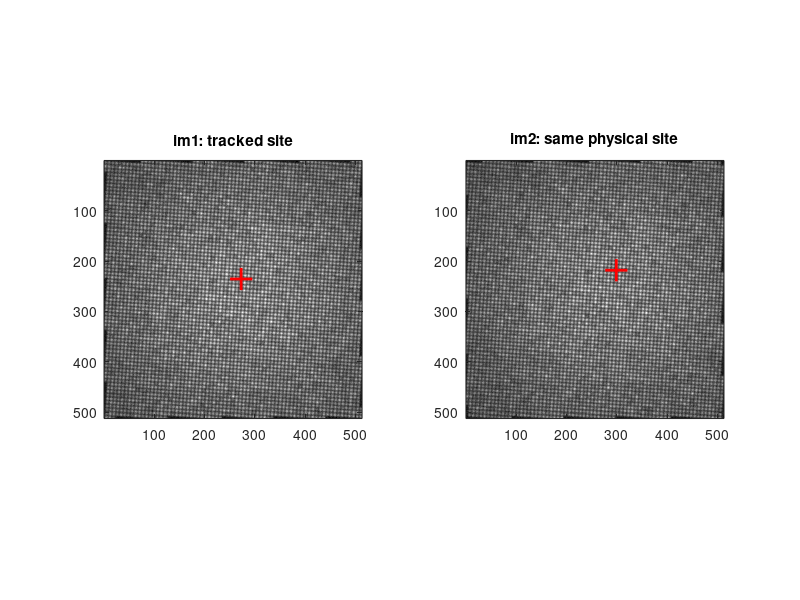
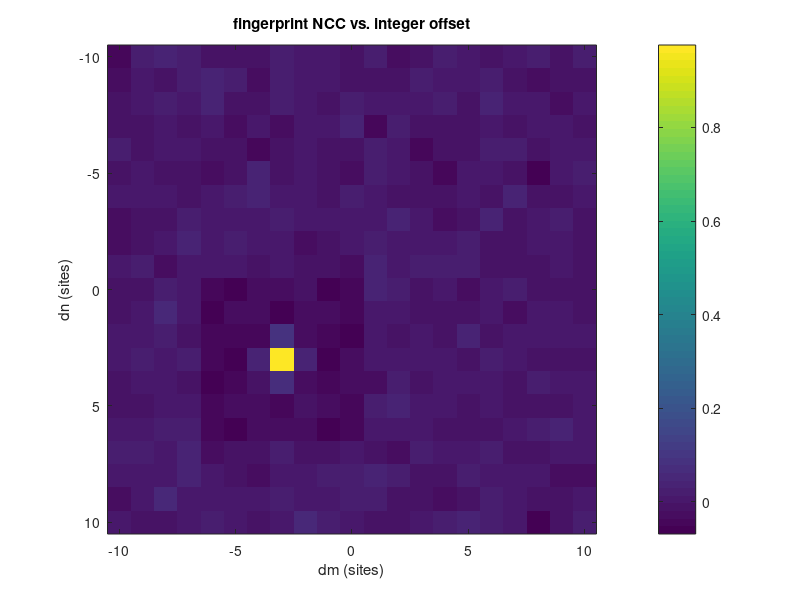

MATLAB code to generate these figures, in order:
function res = demo_lattice_registration(doPlot)
%DEMO_LATTICE_REGISTRATION  Register two lattice images: phase + disorder fingerprint.
%
%   res = demo_lattice_registration        % with plots
%   res = demo_lattice_registration(false) % headless
%
%   Builds a synthetic pair of noisy square-lattice images that share a fixed
%   site-to-site "disorder fingerprint" (tied to the lattice), but differ by
%     - a lattice shift of several (non-integer) lattice sites,
%     - an independent drift of a slowly varying incommensurate envelope,
%     - a global intensity change and additive noise,
%   then recovers the shift and tracks one unique physical site in both images.
%
%   The reusable part is REGISTER_LATTICE_PAIR (local function below):
%       res = register_lattice_pair(im1, im2 [, opts])
%   Pipeline:
%     1) Lattice wavevectors k1,k2 from the Bragg peaks of the FFT of im1
%        (coarse peak pick, then sub-bin refinement by maximizing the
%        demodulation amplitude).  Assumes both images share the same
%        lattice spacing/orientation (only phase differs).
%     2) Per image: flat-field (divide by a heavily smoothed copy of itself,
%        removing the multiplicative envelope), then demodulate at k1,k2
%        with a Hann window and centered coordinates -> lattice phase ->
%        sub-pixel grid origin O (a lattice site near the image center).
%     3) Per-site amplitudes sampled on the integer lattice grid
%        (Gaussian-smoothed flat-fielded image, interpolated at site
%        positions), then LOCALLY normalized over a few-site neighborhood.
%        This removes residual envelope drift and global intensity, leaving
%        the disorder fingerprint.
%     4) Integer site offset d between the two grids from normalized
%        cross-correlation of the fingerprints.  Discriminability is
%        reported as peak vs. runner-up correlation.
%     5) Total lattice shift in camera pixels, exact incl. the fractional
%        part:  pixelShift = (O2 - O1) + L*d,   L = [a1 a2].
%        A site with index s in image 1 sits at  O2 + L*(s + d)  in image 2.
%
%   Notes / assumptions:
%     - Square lattice (k2 is picked with |k2| ~ |k1|, non-collinear).
%     - If the pattern is trough-centered rather than peak-centered, O lands
%       on minima instead of maxima -- consistently in both images, so the
%       registration is unaffected.
%     - No toolboxes required (base MATLAB; also runs in Octave).

if nargin < 1, doPlot = true; end
rng(7);

%% ------------------------- synthetic test pair -------------------------
N     = 512;                 % image size (px)
aLat  = 7.3;                 % lattice period (px)
th    = 4*pi/180;            % lattice angle
L_true = aLat*[cos(th) -sin(th); sin(th) cos(th)];   % columns = a1, a2

Rs = ceil(0.8*N/aLat);
[NNg, MMg] = ndgrid(-Rs:Rs);
Adis = 1 + 0.12*randn(size(NNg));      % fixed disorder, tied to lattice indices

trueShiftSites = [3.42; -2.63];        % lattice shift im1 -> im2 (lattice units)
envShift       = [11.7; -6.2];         % independent envelope drift (px)

im1 = make_image(N, L_true, NNg, MMg, Adis, [0;0],          [0;0],    1.00, 0.30*aLat, 0.03);
im2 = make_image(N, L_true, NNg, MMg, Adis, trueShiftSites, envShift, 0.85, 0.30*aLat, 0.03);

%% ------------------------------ register ------------------------------
res = register_lattice_pair(im1, im2);

pixTrue  = L_true*trueShiftSites;
errPix   = res.pixelShift - pixTrue;
errSites = norm(res.L \ errPix);

fprintf('--- lattice registration demo ---\n');
fprintf('lattice const (fit): %.4f px  (true %.4f px)\n', res.aMean, aLat);
fprintf('integer site offset d = [%d, %d]\n', res.dInt(1), res.dInt(2));
fprintf('recovered shift : [%8.3f, %8.3f] px\n', res.pixelShift);
fprintf('true shift      : [%8.3f, %8.3f] px\n', pixTrue);
fprintf('error           : %.4f lattice sites\n', errSites);
fprintf('fingerprint corr peak %.3f, runner-up %.3f (margin %.3f)\n', ...
        res.ccPeak, res.ccRunnerUp, res.ccPeak - res.ccRunnerUp);
if errSites < 0.1, fprintf('PASS: shift recovered to <0.1 site.\n');
else,              fprintf('WARNING: error exceeds 0.1 site.\n'); end

%% ----------------------- track one unique site ------------------------
s1 = [2; -3];                          % site index in image-1 grid
p1 = res.grid1.O + res.L*s1;           % its camera position in im1
p2 = res.grid2.O + res.L*(s1 + res.dInt);   % same physical site in im2

if doPlot
    figure('Name','lattice registration');
    ax1 = subplot(1,2,1); imagesc(im1); axis image; colormap gray; hold on;
    plot(p1(1), p1(2), 'r+', 'MarkerSize', 16, 'LineWidth', 2);
    title('im1: tracked site');
    ax2 = subplot(1,2,2); imagesc(im2); axis image; hold on;
    plot(p2(1), p2(2), 'r+', 'MarkerSize', 16, 'LineWidth', 2);
    title('im2: same physical site');
    linkaxes([ax1, ax2], 'xy')

    figure('Name','fingerprint cross-correlation');
    imagesc(res.shiftRange, res.shiftRange, res.ccMap); axis image;
    xlabel('dm (sites)'); ylabel('dn (sites)'); colorbar;
    title('fingerprint NCC vs. integer offset');
end
if nargout == 0, clear res; end
end

%% ======================================================================
function res = register_lattice_pair(im1, im2, opts)
%REGISTER_LATTICE_PAIR  Shift between two lattice images via phase + fingerprint.
if nargin < 3, opts = struct(); end
opts = set_default(opts, 'maxShift',         10);    % NCC search range (sites)
opts = set_default(opts, 'envSigmaSites',     4);    % flat-field smoothing (in a)
opts = set_default(opts, 'sampleSigmaSites', 0.25);  % site-sampling smoothing (in a)
opts = set_default(opts, 'normHalf',          3);    % local-norm half-window (sites)
opts = set_default(opts, 'margin',            4);    % edge margin (px)
opts = set_default(opts, 'minOverlap',       50);    % min sites for a valid NCC point

% 1) common lattice wavevectors from image 1 (spacing/orientation assumed shared)
[k1, k2] = find_lattice_k(im1);
K = [k1.'; k2.'];
L = inv(K);                            % columns a1,a2:  k_i . a_j = delta_ij
aMean = mean(sqrt(sum(L.^2, 1)));

% 2)+3) per-image grid origin from phase, per-site fingerprint
g1 = analyze_image(im1, k1, k2, L, aMean, opts);
g2 = analyze_image(im2, k1, k2, L, aMean, opts);

% 4) integer offset between the two site grids from the disorder fingerprint
[dInt, ccPeak, ccRunnerUp, ccMap, shiftRange] = ...
    fingerprint_offset(g1.Anorm, g2.Anorm, opts.maxShift, opts.minOverlap);

% 5) total shift in camera pixels (fraction from phase, integer from fingerprint)
res.k1 = k1;  res.k2 = k2;  res.L = L;  res.aMean = aMean;
res.grid1 = g1;  res.grid2 = g2;
res.dInt = dInt;
res.pixelShift = (g2.O - g1.O) + L*dInt;
res.ccPeak = ccPeak;  res.ccRunnerUp = ccRunnerUp;
res.ccMap = ccMap;    res.shiftRange = shiftRange;
end

%% ======================================================================
function g = analyze_image(im, k1, k2, L, aMean, opts)
%ANALYZE_IMAGE  Flat-field, lattice phase -> grid origin, per-site fingerprint.
[Ny, Nx] = size(im);
im = double(im);

% flat-field: divide out the slowly varying multiplicative envelope
sm  = gauss_smooth(im, opts.envSigmaSites*aMean);
imf = im ./ max(sm, 1e-9*max(sm(:)));

% Hann window, centered coordinates (kills first-order bias from small k error)
wx = hannv(Nx);  wy = hannv(Ny);  W = wy*wx.';
cx = (Nx+1)/2;   cy = (Ny+1)/2;
xc = (1:Nx) - cx;   yc = (1:Ny) - cy;
mu  = sum(sum(W.*imf))/sum(W(:));
Wim = W.*(imf - mu);

% demodulate at the exact lattice wavevectors -> phases -> fractional origin
C1 = demod2(Wim, xc, yc, k1);
C2 = demod2(Wim, xc, yc, k2);
u  = mod(-[angle(C1); angle(C2)]/(2*pi), 1);   % k_j . r0 mod 1
r0 = [k1.'; k2.'] \ u;                         % offset from center, mod lattice
O  = [cx; cy] + r0 - L*round(L\r0);            % a lattice site near image center

% per-site amplitudes on the integer grid
R = ceil(0.75*max(Nx, Ny)/aMean);
[nI, mI] = ndgrid(-R:R);                       % n along rows, m along cols
P = O + L*[nI(:).'; mI(:).'];
ims = gauss_smooth(imf, opts.sampleSigmaSites*aMean);
[X, Y] = meshgrid(1:Nx, 1:Ny);
v = interp2(X, Y, ims, P(1,:), P(2,:), 'linear', NaN);
bad = P(1,:) < 1+opts.margin | P(1,:) > Nx-opts.margin | ...
      P(2,:) < 1+opts.margin | P(2,:) > Ny-opts.margin;
v(bad) = NaN;
A = reshape(v, size(nI));

g.O = O;  g.L = L;  g.R = R;
g.A = A;
g.Anorm = local_norm(A, opts.normHalf);        % the disorder fingerprint
end

%% ======================================================================
function [k1, k2] = find_lattice_k(im)
%FIND_LATTICE_K  Coarse Bragg-peak pick + sub-bin refinement (square lattice).
im = double(im);
[Ny, Nx] = size(im);
wx = hannv(Nx);  wy = hannv(Ny);  W = wy*wx.';
im0 = im - mean(im(:));
Wim = W.*im0;

F   = fftshift(fft2(Wim));
mag = abs(F);
fx  = ((0:Nx-1) - floor(Nx/2))/Nx;
fy  = ((0:Ny-1) - floor(Ny/2))/Ny;
[FX, FY] = meshgrid(fx, fy);

% exclude DC neighborhood and keep one half-plane (conjugate pair -> one peak)
mag(FX.^2 + FY.^2 < (6/min(Nx,Ny))^2) = 0;
mag(FY < 0 | (FY == 0 & FX < 0)) = 0;

[~, i1] = max(mag(:));
k1c = [FX(i1); FY(i1)];

% second peak: non-collinear (rejects harmonics) and similar |k| (square lattice)
n1  = k1c/norm(k1c);
kk  = sqrt(FX.^2 + FY.^2);
sina = abs(FX*n1(2) - FY*n1(1)) ./ max(kk, eps);
mag2 = mag;
mag2(sina < 0.5 | abs(kk - norm(k1c)) > 0.35*norm(k1c)) = 0;
[~, i2] = max(mag2(:));
k2c = [FX(i2); FY(i2)];

% refine to sub-bin precision by maximizing the demodulation amplitude
xc = (1:Nx) - (Nx+1)/2;   yc = (1:Ny) - (Ny+1)/2;
k1 = refine_k(Wim, xc, yc, k1c, 1/min(Nx,Ny));
k2 = refine_k(Wim, xc, yc, k2c, 1/min(Nx,Ny));
end

function k = refine_k(Wim, xc, yc, k0, binsz)
obj  = @(k) -abs(demod2(Wim, xc, yc, k(:)));
o    = optimset('TolX', 1e-4*binsz, 'TolFun', 1e-9, ...
                'MaxFunEvals', 300, 'MaxIter', 300, 'Display', 'off');
k = fminsearch(obj, k0, o);
k = k(:);
end

function C = demod2(Wim, xc, yc, k)
% C = sum_{x,y} Wim(y,x) * exp(-2i*pi*(k(1)*xc(x) + k(2)*yc(y)))
ex = exp(-2i*pi*k(1)*xc(:));
ey = exp(-2i*pi*k(2)*yc(:));
C  = ey.' * Wim * ex;
end

%% ======================================================================
function [d, ccPeak, ccRunnerUp, cc, shiftRange] = fingerprint_offset(A1, A2, maxShift, minOverlap)
%FINGERPRINT_OFFSET  Integer grid offset d with A2(i+d) ~ A1(i), via NCC.
S  = size(A1, 1);
sh = -maxShift:maxShift;
cc = -Inf(numel(sh));
for a = 1:numel(sh)
    dn = sh(a);
    r1 = max(1, 1-dn):min(S, S-dn);   r2 = r1 + dn;
    for b = 1:numel(sh)
        dm = sh(b);
        c1 = max(1, 1-dm):min(S, S-dm);   c2 = c1 + dm;
        B1 = A1(r1, c1);  B2 = A2(r2, c2);
        m  = isfinite(B1) & isfinite(B2);
        if nnz(m) < minOverlap, continue; end
        v1 = B1(m);  v2 = B2(m);
        v1 = v1 - mean(v1);  v2 = v2 - mean(v2);
        den = norm(v1)*norm(v2);
        if den > 0, cc(a, b) = (v1.'*v2)/den; end
    end
end
[ccPeak, imax] = max(cc(:));
[ia, ib] = ind2sub(size(cc), imax);
d = [sh(ia); sh(ib)];

tmp = cc;
tmp(max(1, ia-1):min(end, ia+1), max(1, ib-1):min(end, ib+1)) = -Inf;
ccRunnerUp = max(tmp(:));
shiftRange = sh;
end

%% ======================================================================
function An = local_norm(A, h)
%LOCAL_NORM  (A - local mean)/local std over a (2h+1)^2 site window, NaN-aware.
M  = isfinite(A);
A0 = A;  A0(~M) = 0;
K  = ones(2*h+1);
cnt = conv2(double(M), K, 'same');
mu  = conv2(A0,        K, 'same') ./ max(cnt, 1);
va  = conv2(A0.^2,     K, 'same') ./ max(cnt, 1) - mu.^2;
sd  = sqrt(max(va, 0));
An  = (A - mu) ./ max(sd, 1e-12);
An(~M | cnt < 0.4*numel(K)) = NaN;
end

function sm = gauss_smooth(im, sigma)
%GAUSS_SMOOTH  Separable Gaussian smoothing with edge correction (no toolboxes).
r = ceil(3*sigma);
g = exp(-(-r:r).^2/(2*sigma^2));  g = g/sum(g);
num = conv2(g.', g, im,             'same');
den = conv2(g.', g, ones(size(im)), 'same');
sm  = num ./ den;
end

function w = hannv(n)
w = 0.5*(1 - cos(2*pi*(0:n-1).'/(n-1)));
end

function s = set_default(s, f, v)
if ~isfield(s, f) || isempty(s.(f)), s.(f) = v; end
end

%% ======================================================================
function im = make_image(N, L, NN, MM, Adis, shiftSites, envShift, gain, psfSigma, noiseRel)
%MAKE_IMAGE  Synthetic lattice image: fixed disorder tied to lattice indices,
% shifted lattice, independently drifting incommensurate envelope, noise.
c0 = [(N+1)/2; (N+1)/2];
pos = c0 + L*([NN(:).'; MM(:).'] + shiftSites(:));
amp = Adis(:).';
keep = pos(1,:) >= 2 & pos(1,:) <= N-1 & pos(2,:) >= 2 & pos(2,:) <= N-1;
x = pos(1, keep).';  y = pos(2, keep).';  a = amp(keep).';

% bilinear splat of site amplitudes, then blur with the PSF
x0 = floor(x);  y0 = floor(y);  fx = x - x0;  fy = y - y0;
idx = [y0 + (x0-1)*N;  y0 + x0*N;  y0+1 + (x0-1)*N;  y0+1 + x0*N];
w   = [a.*(1-fx).*(1-fy);  a.*fx.*(1-fy);  a.*(1-fx).*fy;  a.*fx.*fy];
D = reshape(accumarray(idx, w, [N*N, 1]), N, N);

r = ceil(3*psfSigma);
g = exp(-(-r:r).^2/(2*psfSigma^2));
spots = conv2(g.', g, D, 'same');

[X, Y] = meshgrid(1:N, 1:N);
ex = X - c0(1) - envShift(1);
ey = Y - c0(2) - envShift(2);
env = 0.55 + 0.45*exp(-(ex.^2 + ey.^2)/(2*(0.35*N)^2));
env = env .* (1 + 0.10*(X - c0(1))/N);

im = gain*(env.*spots);
im = im + noiseRel*max(im(:))*randn(N);
end
